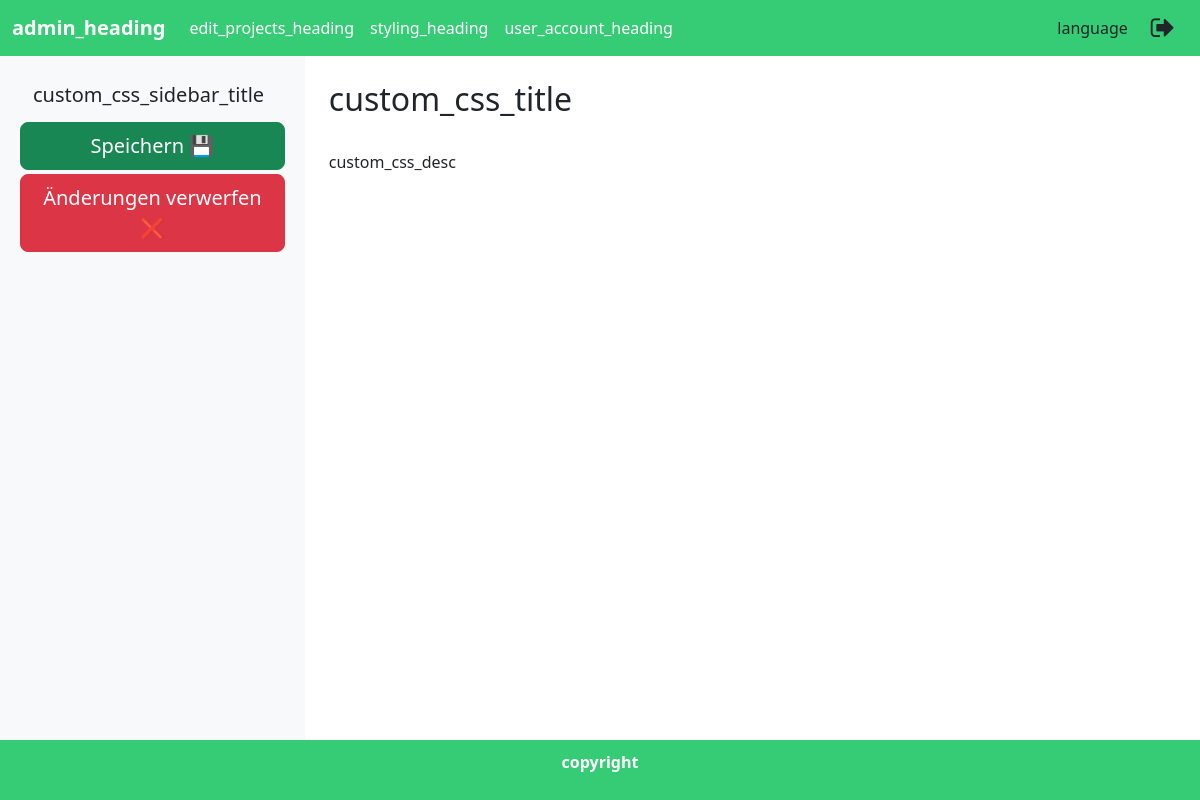
The page /Backend/admin_style_settings.php (signed in) on the database as committed earlier.
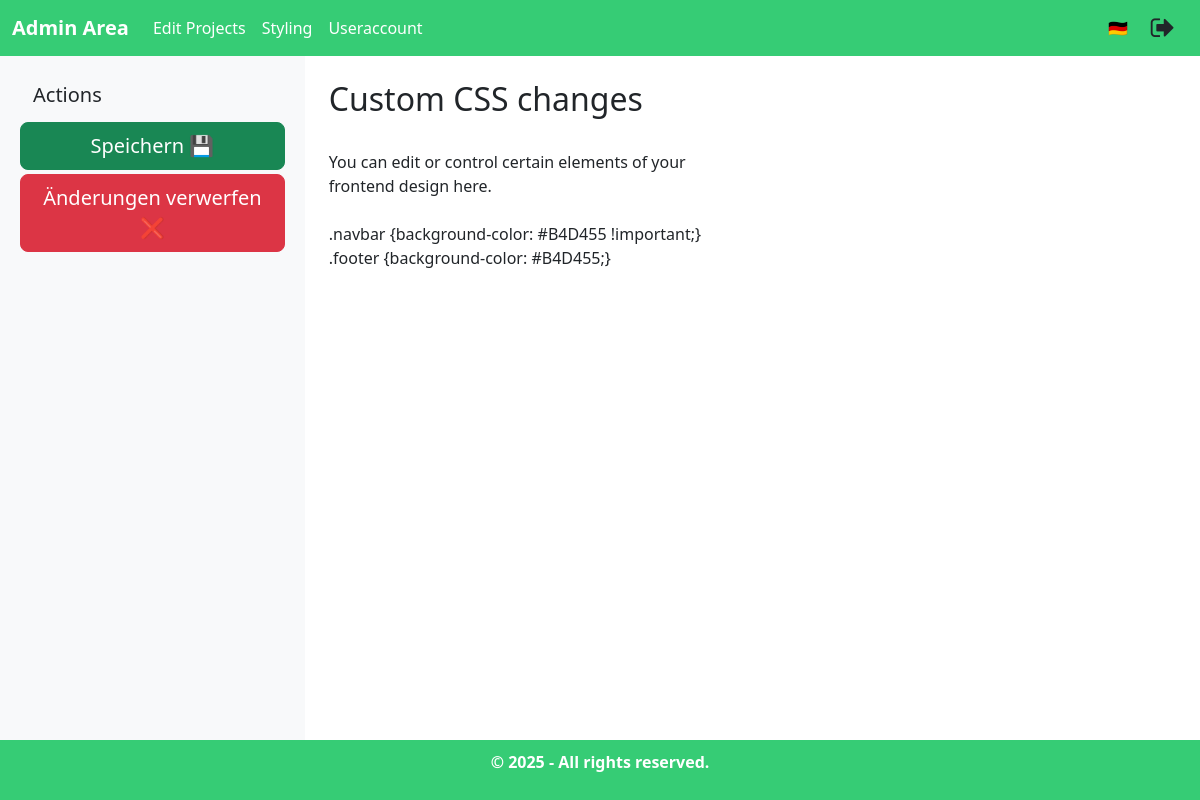
The same page on the database as committed later.
### tables this page shows
CREATE TABLE `custom_css` (
  `cid` int(11) NOT NULL,
  `css` text NOT NULL
);

### Backend/locale/language_config.php (called while the page is built)
<?php
include "connect.php";
$current_user = $_SESSION['user'];
$sql_postinfo = "SELECT * FROM user WHERE username ='" . $current_user . "'";
$result_postsinfo = mysqli_query($conn, $sql_postinfo);
 if (mysqli_num_rows($result_postsinfo) > 0) {
 while($row_post = mysqli_fetch_assoc($result_postsinfo)) {
    if ($row_post["lang"] == "de") {
        $global_language_setting = "de";
    }
    else if ($row_post["lang"] == "en") {
        $global_language_setting = "en";
    }
 }
 }
 else {
    $global_language_setting = "de";
 }
function loadtranslation($lang) {
    $filePath = __DIR__ . "/{$lang}.json";
    if (file_exists($filePath)) {
        return json_decode(file_get_contents($filePath), true);
    }
    return [];
}
if ($global_language_setting == "de") {
    $language = loadtranslation("de");
} else if ($global_language_setting == "en") {
    $language = loadtranslation("en");
}
function __($key, $language)
{
    return $language[$key] ?? $key;
}
?>

### Backend/admin_style_settings.php (the view, shortened to what this page needs)
<?php
include "connect.php";
include "./locale/language_config.php";
$sql_css = "SELECT * FROM custom_css WHERE cid = 1";
$result_css = mysqli_query($conn, $sql_css);
$row_css = $result_css->fetch_assoc();
?>
<!doctype html>
<html lang="de">
  <head>
    <link href="https://cdn.jsdelivr.net/npm/bootstrap@5.3.3/dist/css/bootstrap.min.css" rel="stylesheet">
    <link rel="stylesheet" href="https://cdnjs.cloudflare.com/ajax/libs/font-awesome/4.7.0/css/font-awesome.min.css">
  </head>
  <body>
  <nav class="navbar navbar-expand-lg" data-bs-theme="dark" style="background-color:rgb(54, 204, 117);">
    <div class="container-fluid">
      <a class="navbar-brand" href="admin_main.php"><b><?php echo __("admin_heading", $language); ?></b></a>
      <div class="collapse navbar-collapse" id="navbarNav">
        <ul class="navbar-nav">
          <li class="nav-item">
            <a class="nav-link active" aria-current="page" href="admin_main.php"><?php echo __("edit_projects_heading", $language); ?></a>
          </li>
          <li class="nav-item">
            <a class="nav-link active" aria-current="page" href="admin_style_settings.php"><?php echo __("styling_heading", $language); ?></a>
          </li>
          <li class="nav-item">
            <a class="nav-link active" aria-current="page" href="useraccount_page.php"><?php echo __("user_account_heading", $language); ?></a>
          </li>
        </ul>
      </div>
      <nav class="navbar-right">
        <?php echo "<a class='nav-link active' href='userLang.php'>".  __("language", $language) . "</a>";?>
        <a href='logout.php' style="font-size:26px" class='fa fa-sign-out btn shadow-none'></a>
      </nav>
    </div>
  </nav>
  <div class="main-content">
    <div class="sidebar" id="sidebar">
      <div class='row'>
          <div class='col-8'>
            <button type='button' class='btn shadow-none'><?php echo "<h5>" .  __("custom_css_sidebar_title", $language) . "</h5>";?></button>
          </div>
          <div class='col-2'>
          </div>
      </div>
      <ul class="nav flex-column">
        <li>
          <a href="#" class="btn btn-success btn-lg w-100 mb-1">Speichern 💾</a>
        </li>
        <li>
          <a href="#" class="btn btn-danger btn-lg w-100 mb-1">Änderungen verwerfen ❌</a>
        </li>
      </ul>
    </div>
    <div class="container-fluid p-4">
    <div class="row">
        <div class="col-6">
<?php
    echo "<h2>" .  __('custom_css_title', $language) . "</h2><br>";
    echo "" . __("custom_css_desc", $language) . "";
    echo "<br><br>";
?>
<div id="editor"><?php echo $row_css["css"]; ?>
</div>
        </div>
        <div class="col-4">
        </div>
    </div>
    </div>
  </div>
  <footer class="footer">
    <p><b><?php echo __("copyright", $language); ?></b></p>
  </footer>
  </body>
</html>

### Backend/admin_style_settings.php (style rules this page uses)
body { display: flex; min-height: 100vh; flex-direction: column; }
.main-content { flex: 1; display: flex; }
.sidebar { width: 400px; background-color: #f8f9fa; padding: 20px; transition: transform 0.3s ease; }
.navbar-right { display: flex; align-items: center; gap: 10px; }
.navbar-right a { text-decoration: none; color: inherit; }
.footer { background-color: rgb(54, 204, 117); color: white; text-align: center; padding: 10px; }
#editor { width: 100%; height: 400px; }

Rows that differ between the two databases and show on the page:
added custom_css: css ".navbar {background-color: #B4D455 !important;} .footer {background-color: #B4D455;}"
Other text that changed with them:
__("admin_heading", $language): "admin_heading" → "Admin Area"
__("edit_projects_heading", $language): "edit_projects_heading" → "Edit Projects"
__("styling_heading", $language): "styling_heading" → "Styling"
__("user_account_heading", $language): "user_account_heading" → "Useraccount"
__("language", $language): "language" → "🇩🇪"
__("custom_css_sidebar_title", $language): "custom_css_sidebar_title" → "Actions"
__('custom_css_title', $language): "custom_css_title" → "Custom CSS changes"
__("custom_css_desc", $language): "custom_css_desc" → "You can edit or control certain elements of your frontend design here."
__("copyright", $language): "copyright" → "© 2025 - All rights reserved."
